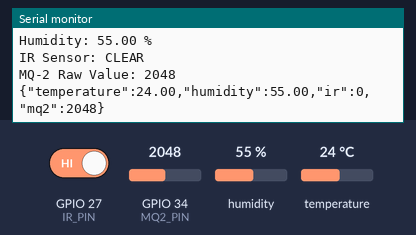
Simulated run of this sketch. Board: ESP32. On the bench: the last lines printed to the serial monitor. The inputs (shaded band) are chosen by the test bench; at power-on: GPIO 27 (IR_PIN) HIGH, humidity 55 %, GPIO 34 (MQ2_PIN) = 2048, temperature 24 °C.

Above: at 3.2 s.
3.3 s: GPIO 27 (IR_PIN) driven LOW
At 5.5 s:
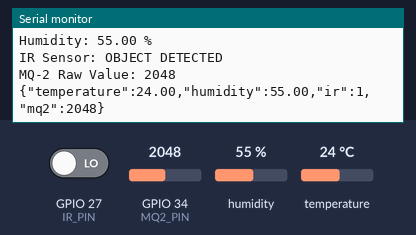
7.5 s: humidity set to 22 %
At 8.4 s:
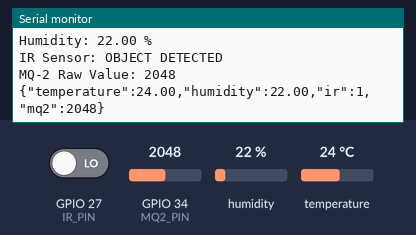
10.2 s: GPIO 34 (MQ2_PIN) set to 2866
At 12.5 s:
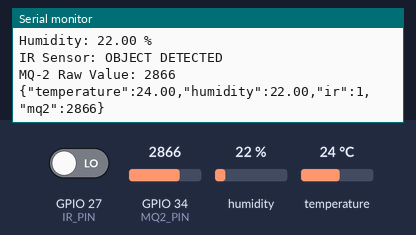
12.9 s: temperature set to 12 °C
At 14.5 s:
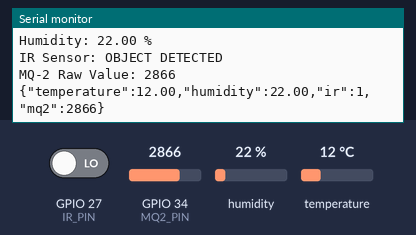
15.6 s: GPIO 34 (MQ2_PIN) set to 3603
At 16.6 s:
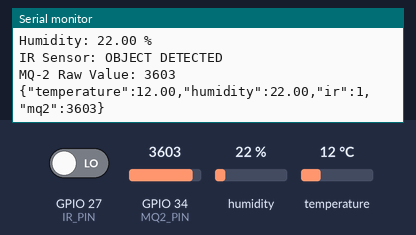
18.3 s: GPIO 27 (IR_PIN) driven HIGH
At 20.6 s:
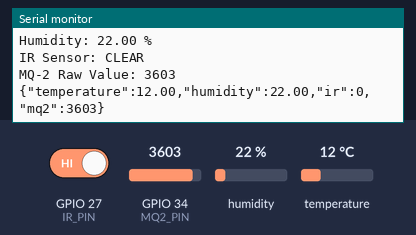
Timing chart, 0 to 22.0 s (numbered marks = the images above; inputs shaded):
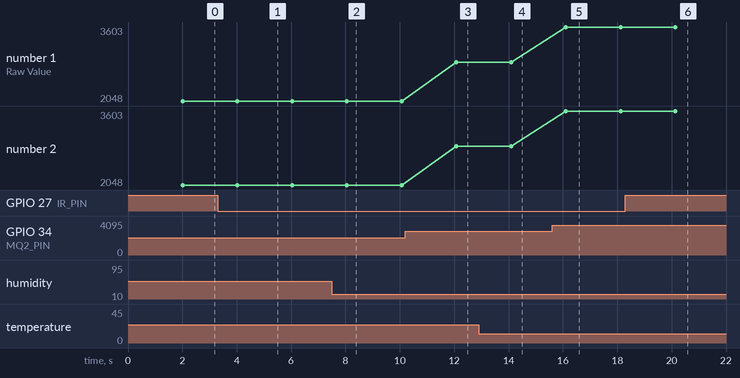

The sketch:

sensors.ino
```cpp
#include <DHT.h>

#define DHT_PIN       4
#define DHT_TYPE      DHT22

#define IR_PIN        27
#define MQ2_PIN       34

DHT dht(DHT_PIN, DHT_TYPE);

void setup() {
  Serial.begin(115200);

  pinMode(IR_PIN, INPUT);


  dht.begin();

  delay(2000);

  Serial.println("ESP32 Sensor Monitoring Started");
}

void loop() {

  // -------------------------
  // DHT22
  // -------------------------
  float temperature = dht.readTemperature();
  float humidity = dht.readHumidity();

  // -------------------------
  // IR Sensor
  // -------------------------
  int irValue = digitalRead(IR_PIN);

  // Change this if your IR module works opposite
  bool objectDetected = (irValue == LOW);

  // -------------------------
  // MQ-2
  // -------------------------
  int mq2Value = analogRead(MQ2_PIN);

  // -------------------------
  // Metal Detector
  // -------------------------

  // Change HIGH/LOW according to your module

  // -------------------------
  // Serial Output
  // -------------------------

  Serial.println("---------------");

  Serial.print("Temperature: ");
  Serial.print(temperature);
  Serial.println(" °C");

  Serial.print("Humidity: ");
  Serial.print(humidity);
  Serial.println(" %");

  Serial.print("IR Sensor: ");
  if (objectDetected)
    Serial.println("OBJECT DETECTED");
  else
    Serial.println("CLEAR");

  Serial.print("MQ-2 Raw Value: ");
  Serial.println(mq2Value);


  // -------------------------
  // JSON FORMAT
  // Useful for Raspberry Pi
  // -------------------------

  Serial.print("{");

  Serial.print("\"temperature\":");
  Serial.print(temperature);

  Serial.print(",\"humidity\":");
  Serial.print(humidity);

  Serial.print(",\"ir\":");
  Serial.print(objectDetected ? 1 : 0);

  Serial.print(",\"mq2\":");
  Serial.print(mq2Value);

  Serial.println("}");

  delay(2000);
}
```

Measured:
- after the input at 3.3 s, the serial monitor: prints a new line after 0.72 s (image 1)
- after the input at 7.5 s, the serial monitor: prints a new line after 0.55 s (image 2)
- after the input at 10.2 s, the serial monitor: prints a new line after 1.9 s (image 3)
- after the input at 12.9 s, the serial monitor: prints a new line after 1.2 s (image 4)
- after the input at 15.6 s, the serial monitor: prints a new line after 0.51 s (image 5)
- after the input at 18.3 s, the serial monitor: prints a new line after 1.8 s (image 6)
- plotted number 1: 2048 → 2866 after the input at 10.2 s, 2866 → 3603 after the input at 15.6 s
- plotted number 2: 2048 → 2866 after the input at 10.2 s, 2866 → 3603 after the input at 15.6 s
